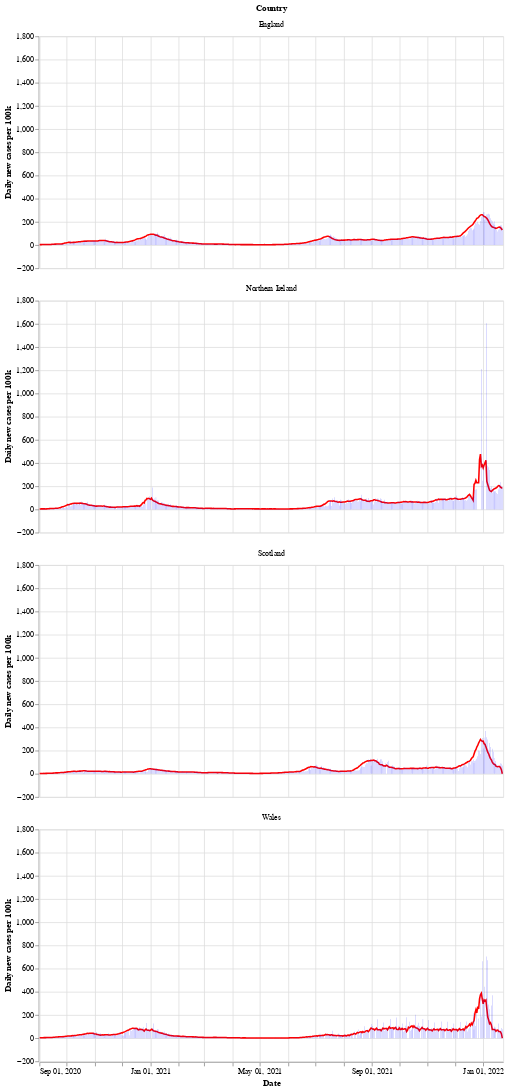

Notebook source saved alongside this figure:
### Markdown cell above
Next is a bar chart of the number of new cases in each country (per 100k population), with the 7 day moving average of cases. Again we see that Wales saw a longer period of raising and falling cases compared to the other countries.

After a period of cases falling, each nation is now seeing a rise in the number of cases - especially in Wales.

### Code cell
# collapse
bars = alt.Chart(uk_cases).mark_bar().encode(
    x=alt.X("yearmonthdate(date):T", axis=alt.Axis(title='Date')),
    y=alt.Y("newCasesRate:Q", axis=alt.Axis(title='Daily new cases per 100k')),
    tooltip='newCasesRate',
    color=alt.condition(
        alt.datum.dailyChange > 0,
        alt.value("orange"),  # The positive color
        alt.value("blue")  # The negative color
    )
).properties(title='New cases per 100k population with rolling 7 day average', width=600).interactive()
line = alt.Chart(uk_cases).mark_line(
    color='red',
    size=2,
).transform_window(
    rolling_mean='mean(newCasesRate)',
    frame=[0, 7],
    groupby=['areaName']
).encode(
    x='yearmonthdate(date):T',
    y='rolling_mean:Q'
)
alt.layer(line, bars, data=uk_cases).facet(alt.Row('areaName', title='Country'), columns=1)

### Figure 1 — Vega-Lite specification as saved in the notebook (floating-point values rounded to 4 significant figures; data arrays with more than 128 entries replaced by an {"elided": "..."} marker saying what was removed)
{"config": {"view": {"continuousWidth": 400, "continuousHeight": 300}}, "data": {"name": "data-de3f35f2e2bdcf59603c226bea077370"}, "facet": {"type": "nominal", "field": "areaName", "title": "Country"}, "spec": {"layer": [{"mark": {"type": "line", "color": "red", "size": 2}, "encoding": {"x": {"type": "temporal", "field": "date", "timeUnit": "yearmonthdate"}, "y": {"type": "quantitative", "field": "rolling_mean"}}, "transform": [{"window": [{"op": "mean", "field": "newCasesRate", "as": "rolling_mean"}], "frame": [0, 7], "groupby": ["areaName"]}]}, {"mark": "bar", "encoding": {"color": {"condition": {"value": "orange", "test": "(datum.dailyChange > 0)"}, "value": "blue"}, "tooltip": {"type": "quantitative", "field": "newCasesRate"}, "x": {"type": "temporal", "axis": {"title": "Date"}, "field": "date", "timeUnit": "yearmonthdate"}, "y": {"type": "quantitative", "axis": {"title": "Daily new cases per 100k"}, "field": "newCasesRate"}}, "selection": {"selector002": {"type": "interval", "bind": "scales", "encodings": ["x", "y"]}}, "title": "New cases per 100k population with rolling 7 day average", "width": 600}]}, "columns": 1, "$schema": "https://vega.github.io/schema/vega-lite/v4.8.1.json", "datasets": {"data-de3f35f2e2bdcf59603c226bea077370": {"elided": "2036 records"}}}
